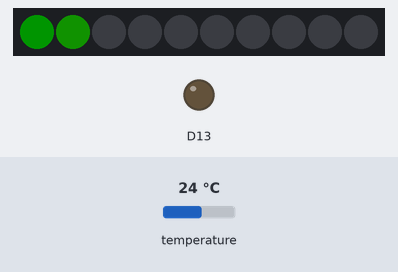
A sketch run on a simulated Adafruit Circuit Playground Express. On the bench: 10 RGB LEDs in strip order, left to right, output pins drawn as LEDs (lit = HIGH). The test bench sets the inputs (shaded band); at power-on: temperature 24 °C. Dim RGB values are drawn brighter than linear.

Above: at 1.2 s.
1.3 s: temperature set to 41 °C
At 2.7 s:
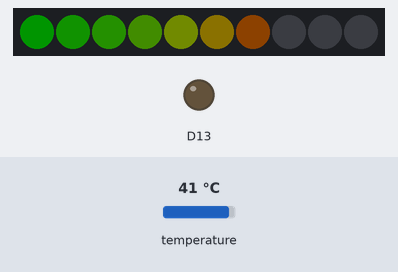
4.3 s: temperature set to 12 °C
At 5.5 s:
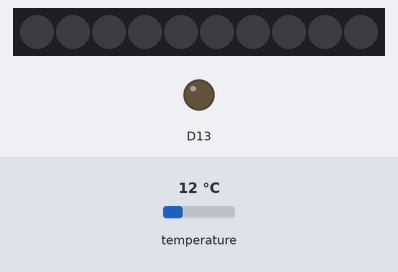
5.8 s: temperature set to 19 °C
At 6.4 s:
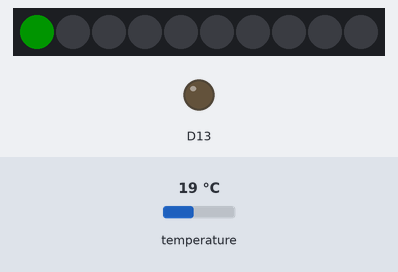
Timing chart, 0 to 8.8 s (numbered marks = the images above; inputs shaded):
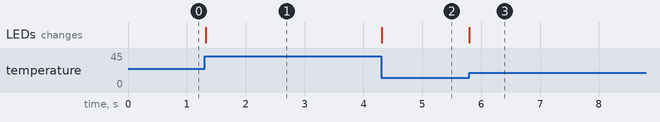

Measured:
- after the input at 1.3 s, the LEDs: change at once (image 1)
- after the input at 4.3 s, the LEDs: change at once (image 2)
- after the input at 5.8 s, the LEDs: change at once (image 3)

The sketch:

playground_Temperature.ino
```cpp
/*Tomas de Camino Beck
  www.funcostarica.org
  //Simple medidor de temperatura
*/
#include <Adafruit_CircuitPlayground.h>

//Rango de temperaturas que marcan los LEDs
#define MIN 20
#define MAX 50

void setup() {
  Serial.begin(9600);
  CircuitPlayground.begin();
}


void loop() {

  float temp = CircuitPlayground.temperature();
  pixelMeter(temp,MIN,MAX);
}

void pixelMeter(float value, float minimum, float maximum){
  int p = map(value,minimum,maximum,0,9);
  CircuitPlayground.clearPixels();
  for(int i=0;i<=p;i++){
    int c=map(i,0,9,0,255);
    CircuitPlayground.setPixelColor(i, CircuitPlayground.strip.Color(c,255-c,0));
  }
}
```
